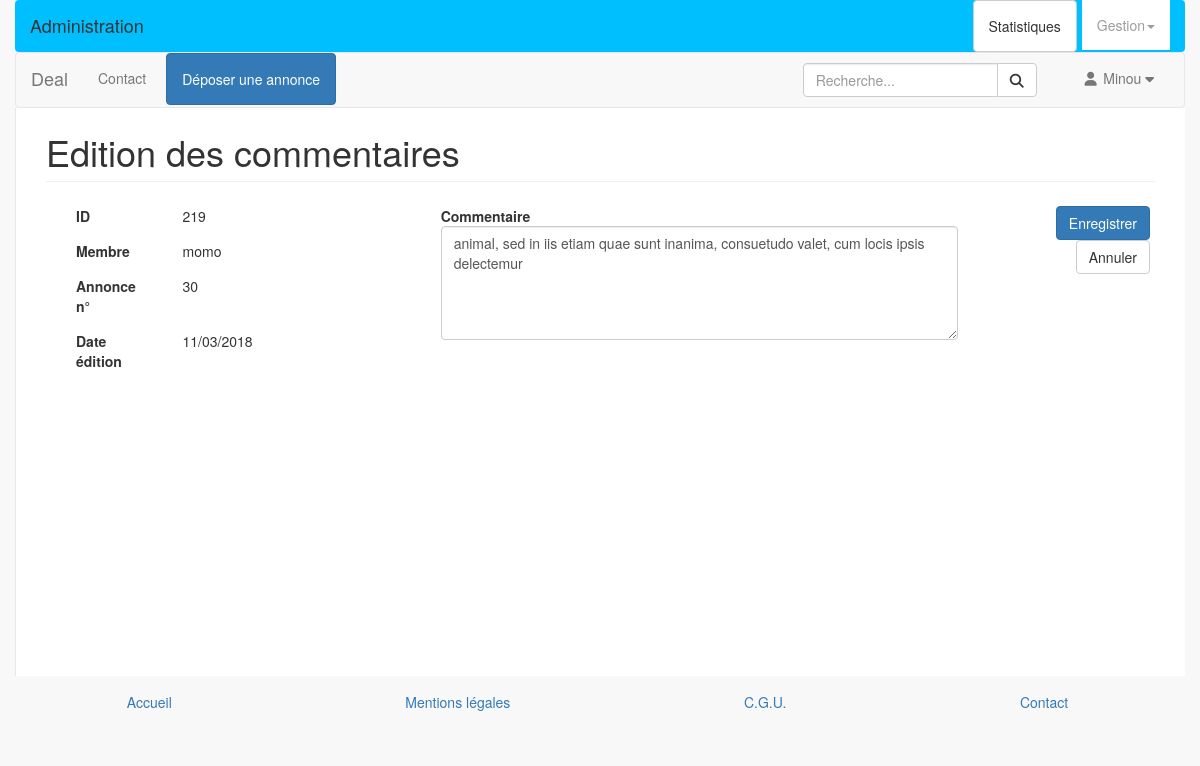
Screenshot of /admin/commentaire-edit.php?id=219 (signed in) with the database file from the repository.
### tables this page shows
CREATE TABLE `commentaire` (
  `id` int(10) unsigned NOT NULL AUTO_INCREMENT,
  `commentaire` text NOT NULL,
  `membre_id` int(10) unsigned DEFAULT NULL,
  `annonce_id` int(10) unsigned NOT NULL,
  `date_enregistrement` datetime NOT NULL DEFAULT CURRENT_TIMESTAMP,
  PRIMARY KEY (`id`),
  KEY `fk_commentaire_membre_idx` (`membre_id`),
  KEY `fk_commentaire_annonce_idx` (`annonce_id`),
  CONSTRAINT `fk_commentaire_annonce` FOREIGN KEY (`annonce_id`) REFERENCES `annonce` (`id`) ON DELETE NO ACTION ON UPDATE NO ACTION,
  CONSTRAINT `fk_commentaire_membre` FOREIGN KEY (`membre_id`) REFERENCES `membre` (`id`) ON DELETE SET NULL ON UPDATE SET NULL
);

CREATE TABLE `membre` (
  `id` int(10) unsigned NOT NULL AUTO_INCREMENT,
  `civilite` enum('M.','Mme') NOT NULL,
  `pseudo` varchar(45) NOT NULL,
  `mdp` varchar(255) NOT NULL,
  `nom` varchar(45) NOT NULL,
  `prenom` varchar(45) NOT NULL,
  `telephone` varchar(45) DEFAULT NULL,
  `email` varchar(45) NOT NULL,
  `role` enum('user','admin') NOT NULL,
  `date_enregistrement` datetime NOT NULL DEFAULT CURRENT_TIMESTAMP,
  PRIMARY KEY (`id`),
  UNIQUE KEY `pseudo_UNIQUE` (`pseudo`)
);

### admin/commentaire-edit.php (the view, shortened to what this page needs)
<?php
require_once __DIR__ .'/../include/init.php';
$errors = [];
$commentaire = '';
if (!empty($_GET)) {
  if (!isset($_GET['id'])) {
    $errors[] = "La page que vous recherchez n'existe pas.";
  } elseif ((int)$_GET['id'] == 0) {
    setFlashMessage('L\'id du commentaire que vous recherchez n\'est pas valide.<br>Sélectionnez un commentaire dans la liste.', 'error');
    header('Location: commentaires.php');
    die;
  } else {
    $req = 'SELECT COUNT(*) FROM commentaire WHERE id = '.(int)$_GET['id'];
    $stmt = $pdo->query($req);
    $nb = $stmt->fetchColumn();
    if ($nb == 0) {
      $errors[] = 'Le commentaire n°'.(int)$_GET['id'].' que vous avez sélectionné n\'existe pas ou plus.';
    } else {
      $req = 'SELECT c.id id, m.pseudo pseudo, c.annonce_id idAnnonce, commentaire, c.date_enregistrement date_enregistrement '
      .'FROM commentaire c JOIN annonce a ON a.id = c.annonce_id '
      .'JOIN membre m ON m.id = a.membre_id WHERE c.id = '. (int)$_GET['id'];
      $stmt = $pdo->query($req);
      $commentaire = $stmt->fetch();
    }
  }
} else {
  setFlashMessage('Vous devez absolument sélectionner un commentaire à modifier dans la liste', 'error');
  header('Location: commentaires.php');
  die;
}
include __DIR__ .'/../layout/top.php';
?>
<div id="page-wrapper">
  <div class="row">
    <div class="col-lg-12">
      <h1 class="page-header">Edition des commentaires</h1>
    </div>
  </div>
  <form method="post" id="commentaire">
    <div class="row">
      <div class="col-sm-4">
        <div class="col-sm-12 form-group">
          <div class="col-xs-4">
            <label for="">ID</label>
          </div>
          <div class="col-xs-8">
            <p><?= $commentaire['id']; ?></p>
          </div>
        </div>
        <div class="col-sm-12 form-group">
          <div class="col-xs-4">
            <label for="">Membre</label>
          </div>
          <div class="col-xs-8">
            <p><?= $commentaire['pseudo']; ?></p>
          </div>
        </div>
        <div class="col-sm-12 form-group">
          <div class="col-xs-4">
            <label for="">Annonce n°</label>
          </div>
          <div class="col-xs-8">
            <p><?= $commentaire['idAnnonce']; ?></p>
          </div>
        </div>
        <div class="col-sm-12 form-group">
          <div class="col-xs-4">
            <label for="">Date édition</label>
          </div>
          <div class="col-xs-8">
            <p><?= strftime('%d/%m/%Y',strtotime($commentaire['date_enregistrement'])); ?></p>
          </div>
        </div>
      </div>
      <div class="col-sm-8">
        <div class="col-sm-9 form-group">
          <label for="">Commentaire</label>
          <textarea name="commentaire" value="<?= $commentaire['commentaire']; ?>" rows="5" col="10" class="form-control"><?= $commentaire['commentaire']; ?></textarea>
        </div>
        <div class="col-auto">
          <button class="btn btn-primary pull-right" type="submit" name="button">Enregistrer</button>
          <a href="commentaires.php" class="btn btn-default pull-right" type="cancel">Annuler</a>
        </div>
      </div>
    </div>
  </form>
</div>
<?php
include __DIR__ .'/../layout/bottom.php';
?>

### rows the page displays
commentaire: id "219", membre.pseudo "momo", annonce "30", date_enregistrement "11/03/2018", commentaire "animal, sed in iis etiam quae sunt inanima, consuetudo valet, cum locis ipsis delectemur"

### other values shown
getPseudo() "Minou"
